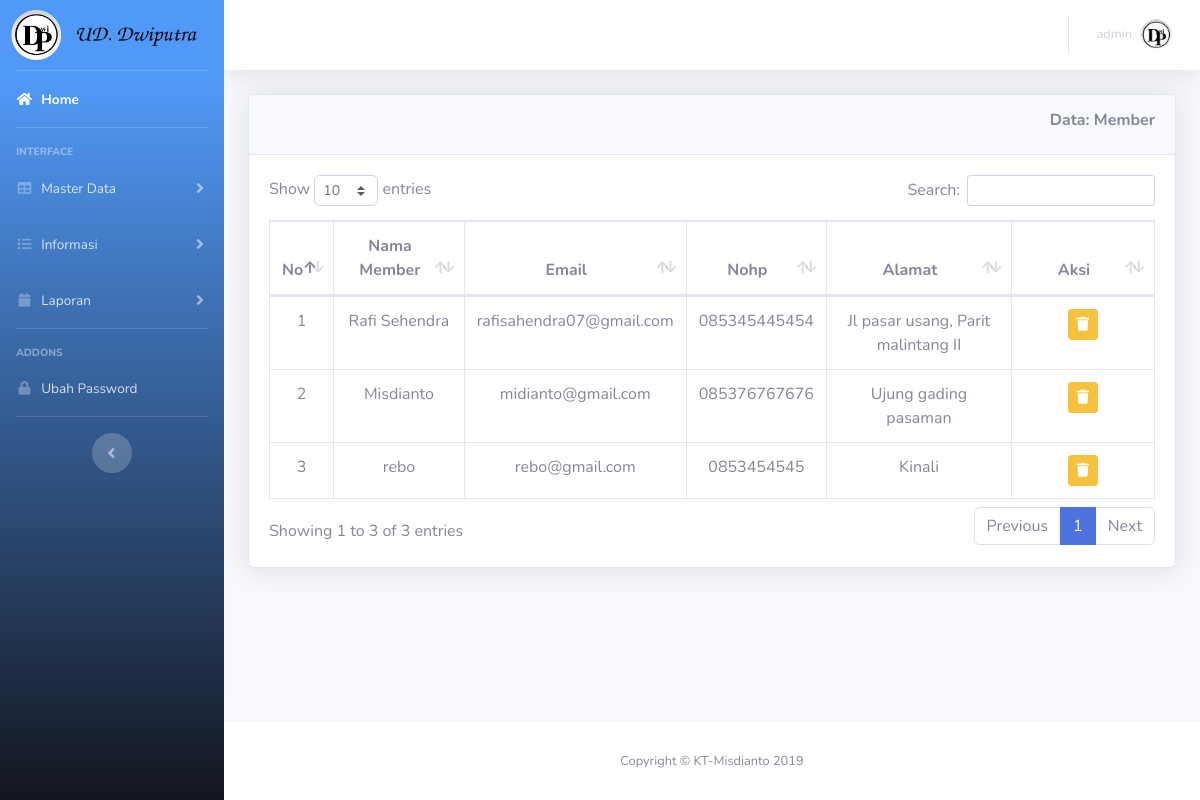
Page /admin/pages/index.php?module=member/view (signed in) on the earlier database version.
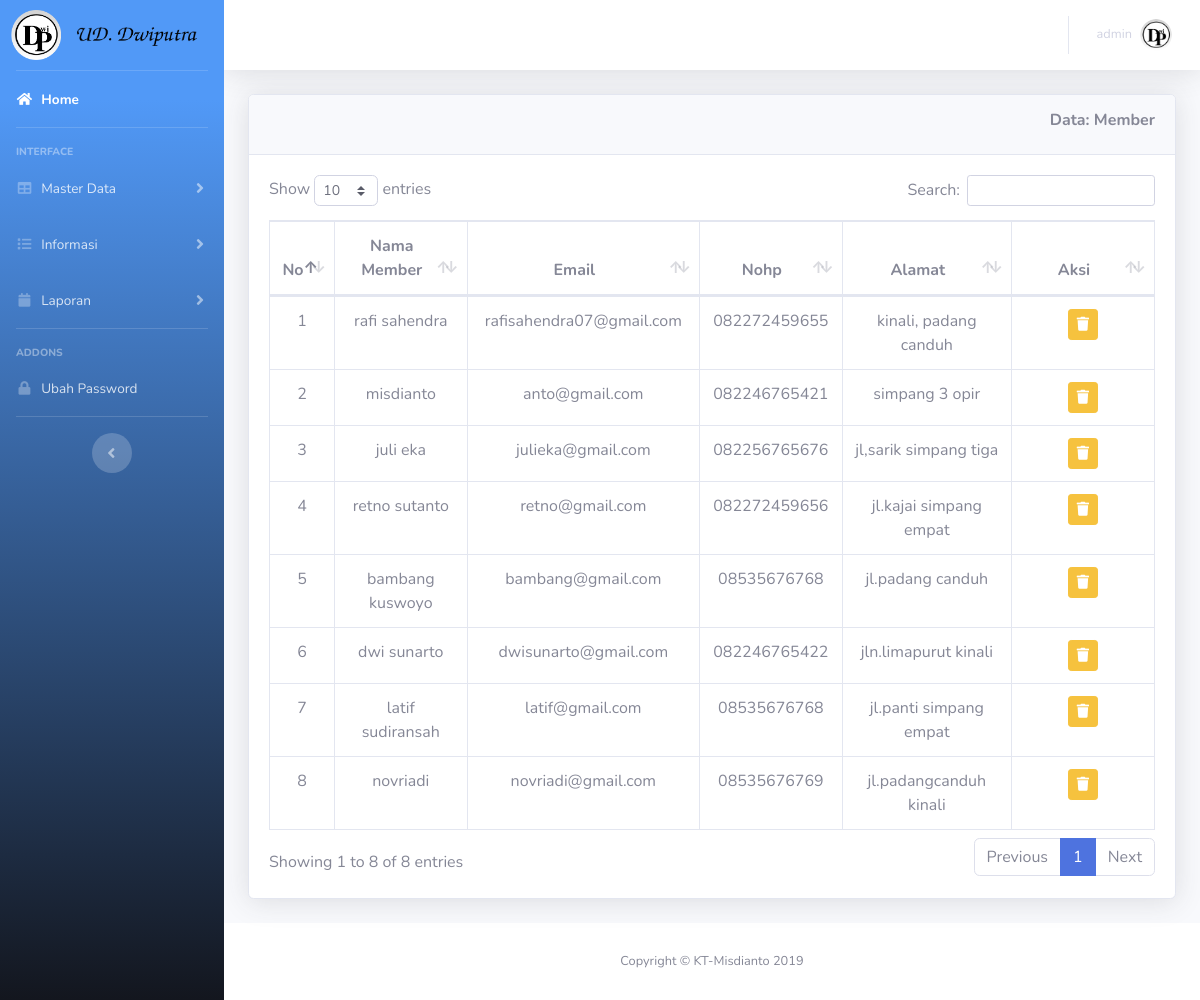
Same page on the later database version.
### tables this page shows
CREATE TABLE `tb_member` (
  `member_id` int(11) NOT NULL,
  `member_nama` varchar(50) NOT NULL,
  `member_email` varchar(50) NOT NULL,
  `member_nohp` varchar(50) NOT NULL,
  `tgl_daftar` date NOT NULL,
  `provinsi_id` int(11) NOT NULL,
  `kabkota_id` int(11) NOT NULL,
  `kode_pos` varchar(5) NOT NULL,
  `password` varchar(100) NOT NULL,
  `member_alamat` text NOT NULL
);

### model/Db.php (called while the page is built, shortened)
<?php
class Db {
     function __construct()
    {
    try{
         $this->db = new PDO("mysql:host=localhost;port=3306;dbname=db_bibit",'root','');
       }catch(PDOException $error) {
         echo "Koneksi Gagal".$error->getMessage();
    }
    }
    public function tampil($sql){
        $hasil=[];
        $query = $this->db->prepare($sql);
        $query->execute();
        while($data = $query->fetchObject()){
        $hasil[]=$data;
        }
        return $hasil;
    }
}
?>

### model/M_Library.php (called while the page is built, shortened)
<?php
include 'Db.php';
class M_Library extends Db{
    function tampil_member(){
        $query =  $this->tampil("SELECT* from tb_member ");
        return $query;
        }
    }
?>

### admin/pages/member/view.php (the view, shortened to what this page needs)
<div class="card shadow mb-4">
  <div class="card-header py-3">
    <h6 class=" font-weight-bold text-right">Data: Member</h6>
  </div>
  <div class=" card-body">
    <div class="table-responsive">
      <table class="table table-bordered" id="dataTable" width="100%" cellspacing="0">
        <thead>
          <tr align="center">
            <th width="10px;">No</th>
            <th>Nama Member</th>
            <th>Email</th>
            <th>Nohp</th>
            <th>Alamat</th>
            <th width="100px;">Aksi</th>
          </tr>
        </thead>
        <tbody>
          <?php
        foreach($db->tampil_member() as $no=> $d ):?>
          <tr align="center">
            <td><?= $no+1 ?></td>
            <td><?= $d->member_nama ?></td>
            <td><?= $d->member_email ?></td>
            <td><?= $d->member_nohp ?></td>
            <td><?= $d->member_alamat ?></td>
            <td>
              <a href="!#" class="btn btn-warning btn-sm" data-toggle="modal"
                data-target="#exampleModal2<?= $d->member_id ?>">
                <i class="fas fa-trash"></i>
              </a>
            </td>
          </tr>
          <?php endforeach ?>
        </tbody>
      </table>
    </div>
  </div>
</div>
</div>

### admin/pages/index.php (shortened to what this page needs)
<?php
include '../../model/M_Library.php';
$db = new M_Library();
?>
<!DOCTYPE html>
<html lang="en">
  <?php include 'asset/head.php'; ?>
<body id="page-top">
  <div id="wrapper">
  <?php include'asset/slidebar.php';?>
    <div id="content-wrapper" class="d-flex flex-column">
      <div id="content">
  <?php include 'asset/navbar.php'; ?>
      <div class="container-fluid">
  <?php include 'content.php'; ?>
      </div>
      <footer class="sticky-footer bg-white">
        <div class="container my-auto">
          <div class="copyright text-center my-auto">
            <span>Copyright &copy; KT-Misdianto 2019</span>
          </div>
        </div>
      </footer>
    </div>
  </div>
</body>
</html>

### admin/pages/asset/head.php (shortened to what this page needs)
<head>
  <link href="../vendor/fontawesome-free/css/all.min.css" rel="stylesheet" type="text/css">
  <link href="../css/sb-admin-2.min.css" rel="stylesheet">
   <link href="../vendor/datatables/dataTables.bootstrap4.min.css" rel="stylesheet">
  <link href="../vendor/summer/summernote-bs4.css" rel="stylesheet">
</head>

### admin/pages/asset/slidebar.php (shortened to what this page needs)
<ul class="navbar-nav bg-gradient-primary sidebar sidebar-dark accordion" id="accordionSidebar">
  <a class="sidebar-brand d-flex align-items-center justify-content-center" href="index.php">
    <div class="sidebar-brand-icon ">
      <img src="../../images/logo/logo.png" width="50px">
    </div>
    <div class="sidebar-brand-text mx-3"><img src="../../images/logo/dp.png" width="120px"><sup></sup></div>
  </a>
  <hr class="sidebar-divider my-0">
  <li class="nav-item active">
    <a class="nav-link" href="index.php">
      <i class="fas fa-fw fa-home"></i>
      <span>Home</span></a>
  </li>
  <hr class="sidebar-divider">
  <div class="sidebar-heading">
    Interface
  </div>
  <?php if($_SESSION['level']== 'admin'){ ?>
  <li class="nav-item">
    <a class="nav-link collapsed" href="#" data-toggle="collapse" data-target="#collapseTwo" aria-expanded="true" aria-controls="collapseTwo">
      <i class="fas fa-fw fa-table"></i>
      <span>Master Data</span>
    </a>
  </li>
  <li class="nav-item">
    <a class="nav-link collapsed" href="#" data-toggle="collapse" data-target="#collapseTwo3" aria-expanded="true" aria-controls="collapseTwo3">
      <i class="fas fa-fw fa-list"></i>
      <span>Informasi</span>
    </a>
  </li>
  <?php } ?>
  <?php if($_SESSION['level']== 'admin' || $_SESSION['level']== 'pimpinan'){ ?>
  <li class="nav-item">
    <a class="nav-link collapsed" href="#" data-toggle="collapse" data-target="#collapseUtilities" aria-expanded="true" aria-controls="collapseUtilities">
      <i class="fas fa-fw  fa-calendar"></i>
      <span>Laporan</span>
    </a>
  </li>
  <hr class="sidebar-divider">
  <div class="sidebar-heading">
    Addons
  </div>
  <li class="nav-item">
    <a class="nav-link" href="?module=home/change-password">
      <i class="fas fa-fw fa-lock"></i>
      <span>Ubah Password</span></a>
  </li>
  <?php } ?>
  <hr class="sidebar-divider d-none d-md-block">
  <div class="text-center d-none d-md-inline">
    <button class="rounded-circle border-0" id="sidebarToggle"></button>
  </div>
</ul>

### admin/pages/asset/navbar.php (shortened to what this page needs)
<nav class="navbar navbar-expand navbar-light bg-white topbar mb-4 static-top shadow">
  <ul class="navbar-nav ml-auto">
    <li class="nav-item dropdown no-arrow">
      <a class="nav-link dropdown-toggle" href="#" id="userDropdown" role="button" data-toggle="dropdown" aria-haspopup="true" aria-expanded="false">
        <span class=" mr-2 d-none d-lg-inline   btn-default small"><?= $_SESSION['level']; ?></span>
        <img class="img-profile rounded-circle" src="../../images/logo/logo.png">
      </a>
    </li>
  </ul>
</nav>

### admin/pages/content.php
<?php
if(!empty($_GET['module'])){
    include_once($_GET['module'].'.php');
}else{
	include 'home/view.php';
}
?>

Differences in the rows shown:
removed tb_member: member_nama "Rafi Sehendra", member_email "rafisahendra07@gmail.com", member_nohp "085345445454", member_alamat "Jl pasar usang, Parit malintang II"
removed tb_member: member_nama "Misdianto", member_email "midianto@gmail.com", member_nohp "085376767676", member_alamat "Ujung gading pasaman"
removed tb_member: member_nama "rebo", member_email "rebo@gmail.com", member_nohp "0853454545", member_alamat "Kinali"
added tb_member: member_nama "rafi sahendra", member_email "rafisahendra07@gmail.com", member_nohp "082272459655", member_alamat "kinali, padang canduh"
added tb_member: member_nama "misdianto", member_email "anto@gmail.com", member_nohp "082246765421", member_alamat "simpang 3 opir"
added tb_member: member_nama "juli eka", member_email "julieka@gmail.com", member_nohp "082256765676", member_alamat "jl,sarik simpang tiga"
added tb_member: member_nama "retno sutanto", member_email "retno@gmail.com", member_nohp "082272459656", member_alamat "jl.kajai simpang empat"
added tb_member: member_nama "bambang kuswoyo", member_email "bambang@gmail.com", member_nohp "08535676768", member_alamat "jl.padang canduh"
added tb_member: member_nama "dwi sunarto", member_email "dwisunarto@gmail.com", member_nohp "082246765422", member_alamat "jln.limapurut kinali"
added tb_member: member_nama "latif sudiransah", member_email "latif@gmail.com", member_nohp "08535676768", member_alamat "jl.panti simpang empat"
added tb_member: member_nama "novriadi", member_email "novriadi@gmail.com", member_nohp "08535676769", member_alamat "jl.padangcanduh kinali"
Other differences:
text written by a page script: "Show entries Search: Showing 1 to 3 of 3 entries Previous 1 Next" → "Show entries Search: Showing 1 to 8 of 8 entries Previous 1 Next"
